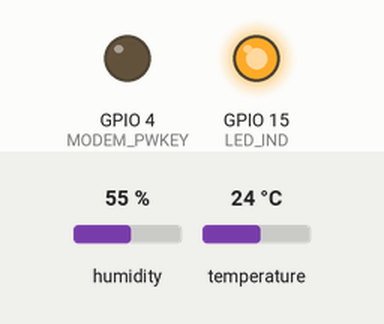
Recording of a sketch running on a simulated ESP32. On the bench: output pins drawn as LEDs (lit = HIGH). The test bench sets the inputs (shaded band); at power-on: humidity 55 %, temperature 24 °C. Uploads are accepted with an empty reply; pins used as bus, display or sensor lines are not drawn; what the sketch prints to the serial monitor is not drawn. At 5.6 s the program puts the board to deep sleep or switches it off; the recording ends there.

Above: at 3.6 s.
Timing chart, 0 to 5.6 s (numbered marks = the images above):
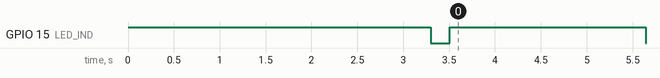

The sketch:

fiwareGSM_sensor3.ino
```cpp
//Prototipo medición calidad del aire CIF - CINTEL
//Sistema para medir sensor PPM PMS5003, MQ7, MQ135 y DHT11, trasmitiendo datos a context broker Orion por GSM
//Carlos Sativa - 160421
//V1.0 - 160421
//V1.1 - Limpieza de variables - 170421
//V1.2 - Eliminación de puerto Serial serialMon, se agrega LED - 180421

// Configuración APN data - Información para conexión a APN - SIM card
const char apn[]      = "web.vmc.net.co"; // APN (example: internet.vodafone.pt) use https://wiki.apnchanger.org
const char gprsUser[] = ""; // GPRS User
const char gprsPass[] = ""; // GPRS Password
const char simPIN[]   = ""; // SIM card PIN (leave empty, if not defined)

// LILYGO T-Call pins
#define MODEM_RST            5
#define MODEM_PWKEY          4
#define MODEM_POWER_ON       23
#define MODEM_TX             27
#define MODEM_RX             26
#define I2C_SDA              21
#define I2C_SCL              22
#define I2C_SDA_2            18
#define I2C_SCL_2            19

//Constantes sensor MQ
const int ad_mq7= 34;
const int ad_mq135 = 35;
const float v_ref = 3.3;
const int Ro = 5585;
const int Ro_co = 7500;
const float factor = 100.03;
const float exponente = -3.104;
const float factor_co = 108.2;
const float exponente_co = -1.4;
float co_ppm = 0;
float co2_ppm = 0;

//LED INDICADOR DE COMUNICACIÓN
int LED_IND = 15;

// Set serial for debug console (to Serial Monitor, default speed 115200)
#define SerialAT Serial1

// Configure TinyGSM library
#define TINY_GSM_MODEM_SIM800      // Modem is SIM800
#define TINY_GSM_RX_BUFFER   1024  // Set RX buffer to 1Kb

//################# LIBRARIES ################
#include <TinyGsmClient.h>
#include <SPI.h>
#include <SoftwareSerial.h>
#include "DHT.h"

#define DHTPIN 13 //Se cambia el PIN 4 que estaba siendo usado por el modem, por el PIN 13 310321
#define DHTTYPE DHT11

SoftwareSerial pmsSerial(18, 19); //Comunicación serial a sensor PPM
DHT dht(DHTPIN, DHTTYPE);

#ifdef DUMP_AT_COMMANDS
  #include <StreamDebugger.h>
  StreamDebugger debugger(SerialAT, Serial); //Envía por terminal serial los mismos comandos AT enviados por el módulo SIM800
  TinyGsm modem(debugger);
#else
  TinyGsm modem(SerialAT);
#endif

TinyGsmClient client(modem);

#define uS_TO_S_FACTOR 1000000UL   /* Conversion factor for micro seconds to seconds */
#define TIME_TO_SLEEP  300        /* Time ESP32 will go to sleep (in seconds) 3600 seconds = 1 hour */

//################ FIWARE VARIABLES ################
String FIWARE_DEVICE = "sensorCIFTest3"; //Se ajusta a sensor CIF http://18.189.192.136:1026/v2/entities/sensorCIFTest3/attrs
char FIWARE_APIKEY[] = "";
char FIWARE_SERVER[] = "18.189.192.136";
int FIWARE_PORT = 1026;
String resource = "/v2/entities/" + FIWARE_DEVICE + "/attrs";

//################ SENSOR VARIABLES ################
const int numsensors = 2;
String measures[numsensors][2];

//########## ESTRUCTURA DATOS - SENSOR PPM ##########
struct pms5003data {
  uint16_t framelen;
  uint16_t pm10_standard, pm25_standard, pm100_standard;
  uint16_t pm10_env, pm25_env, pm100_env;
  uint16_t particles_03um, particles_05um, particles_10um, particles_25um, particles_50um, particles_100um;
  uint16_t unused;
  uint16_t checksum;
};
struct pms5003data data;

void setup() {
  pinMode(LED_IND, OUTPUT);
  digitalWrite(LED_IND, HIGH);
  Serial.begin(115200);  // Set serial monitor debugging window baud rate to 115200
  delay(200);
  dht.begin();
  delay(100);
  Serial.println(""); //Cambio de línea
  Serial.println("Sensor DHT inicializado...");
  // Set modem reset, enable, power pins
  pmsSerial.begin(9600);
  Serial.println("Inicializando sensor PPM...");
  pinMode(MODEM_PWKEY, OUTPUT);
  pinMode(MODEM_RST, OUTPUT);
  pinMode(MODEM_POWER_ON, OUTPUT);
  digitalWrite(MODEM_PWKEY, LOW);
  digitalWrite(MODEM_RST, HIGH);
  digitalWrite(MODEM_POWER_ON, HIGH);
  // Set GSM module baud rate and UART pins
  SerialAT.begin(115200, SERIAL_8N1, MODEM_RX, MODEM_TX);
  delay(3000);
  digitalWrite(LED_IND, LOW);
  // Restart SIM800 module, it takes quite some time
  // To skip it, call init() instead of restart()
  Serial.println("V1.2 - Inicializando modem GPRS...");
  modem.restart();
  // use modem.init() if you don't need the complete restart
  // Unlock your SIM card with a PIN if needed
  if (strlen(simPIN) && modem.getSimStatus() != 3 ) {
    modem.simUnlock(simPIN);
  }
  // Configure the wake up source as timer wake up
  esp_sleep_enable_timer_wakeup(TIME_TO_SLEEP * uS_TO_S_FACTOR);
}


  void loop()
  {
    digitalWrite(LED_IND, HIGH);
    Serial.print("Conectandose a APN: ");
    Serial.print(apn);
    if (!modem.gprsConnect(apn, gprsUser, gprsPass)) {
      Serial.println(" Fallo!");
    }
    else {
      Serial.println(" OK conexion datos");
      digitalWrite(LED_IND, LOW);
      Serial.print("Conectandose a ");
      Serial.print(FIWARE_SERVER);
      if (!client.connect(FIWARE_SERVER, FIWARE_PORT)) {
        Serial.println(" Fallo");
      }
      else {
        Serial.println(" OK");
        digitalWrite(LED_IND, HIGH);
        readSensors();
        // Making an HTTP POST request - EJEMPLO TINYGSM
        Serial.println("Ejecutando HTTP POST request...");
        //String httpRequestData = "{'temperature':{'type':'Number','value':'16.8'},'relativeHumidity':{'type':'Number','value':'59.25'}}";
        /*String httpRequestData = "{\"temperature\":{\"type\":\"Number\",\"value\":\"" + measures[0][1] +
                                  "\"},\"relativeHumidity\":{\"type\":\"Number\",\"value\":\"" + measures[1][1] +
                                  "\"},\"CO2\":{\"type\":\"Number\",\"value\":\"" + co2_ppm +
                                  "\"},\"CO\":{\"type\":\"Number\",\"value\":\"" + co_ppm +
                                  "\"}, \"PM1\":{\"type\":\"Number\",\"value\":\"" + data.particles_10um +
                                  "\"}, \"PM2.5\":{\"type\":\"Number\",\"value\":\"" + data.particles_25um +
                                  "\"}, \"PM10\":{\"type\":\"Number\",\"value\":\"" + data.particles_100um +
                                  "\"}}";*/ //Original con todas las variables de material particulado
        String httpRequestData = "{\"temperature\":{\"type\":\"Number\",\"value\":\"" + measures[0][1] +
                                  "\"},\"relativeHumidity\":{\"type\":\"Number\",\"value\":\"" + measures[1][1] +
                                  "\"},\"CO2\":{\"type\":\"Number\",\"value\":\"" + co2_ppm +
                                  "\"},\"CO\":{\"type\":\"Number\",\"value\":\"" + co_ppm +
                                  "\"}, \"PM10\":{\"type\":\"Number\",\"value\":\"" + data.particles_100um +
                                  "\"}}";
        client.print(String("POST ") + resource + " HTTP/1.1\r\n");
        client.print(String("Host: ") + String(FIWARE_SERVER) + String(":") + String(FIWARE_PORT) + "\r\n");
        client.println("Connection: close");
        client.println("Content-Type: application/json");
        client.print("Content-Length: ");
        client.println(httpRequestData.length());
        client.println();
        client.println(httpRequestData);
        Serial.println(httpRequestData);
        unsigned long timeout = millis();
        while (client.connected() && millis() - timeout < 10000L) {
          while (client.available()) { // Print available data (HTTP response from server)
            char c = client.read();
            Serial.print(c);
            timeout = millis();
          }
        }
        Serial.println();
        client.stop(); // Close client and disconnect
        Serial.println(F("Servidor desconectado"));
        modem.gprsDisconnect();
        Serial.println(F("GPRS desconectado"));
            }
      }
      digitalWrite(LED_IND, LOW);
      Serial.print("Durmiendo... ");
      esp_deep_sleep_start();
  }

  void readSensors()
  {
    if (readPMSdata(&pmsSerial)) {
      // reading data was successful!
      Serial.println();
      Serial.println("Lectura de sensor PMS exitosa");
    }else{
      Serial.println();
      Serial.println("Falló lectura de sensor PMS");
    }
    delay(2000); //Es un sensor lento, por lo que hay que darle tiempo.
    float h = dht.readHumidity();
    float t = dht.readTemperature();

    //CALCULO SENSORES MQ
    int adc_MQ7 = analogRead(ad_mq7); //Leemos la salida analógica del MQ
    float voltaje_mq7 = adc_MQ7 * (v_ref / 4095.0); //Convertimos la lectura en un valor de voltaje
    int adc_MQ135 = analogRead(ad_mq135); //Leemos la salida analógica del MQ
    float voltaje_mq135 = adc_MQ135 * (v_ref  / 4095.0); //Convertimos la lectura en un valor de voltaje

    float Rs=1000/3*((5-voltaje_mq135)/voltaje_mq135);  //Calculamos Rs con un RL de 1k
    co2_ppm =factor*pow(Rs/Ro, exponente);

    float Rs_CO = 1000/3*((5-voltaje_mq7)/voltaje_mq7);  //Calculamos Rs con un RL de 1k
    co_ppm = factor_co*pow(Rs_CO/Ro_co, exponente_co); // calculamos la concentración  de alcohol con la ecuación obtenida.

    if (isnan(h) || isnan(t)) {
      Serial.println(F("Fallo en la lectura del sensor DHT!"));
      //h = 61;
      //t = 28;
      return;
    }
    //Connect Sensor on Analogic PIN A0
    int sensor1 = analogRead(0);
    measures[0][0] = "temperature";
    measures[0][1] = String(t);
    //Connect Sensor on Analogic PIN A1
    int sensor2 = analogRead(1);
    measures[1][0] = "relativeHumidity";
    measures[1][1] = String(h);
  }

  boolean readPMSdata(Stream *s) {
    if (! s->available()) {
      return false;
    }
    // Read a byte at a time until we get to the special '0x42' start-byte
    if (s->peek() != 0x42) {
      s->read();
      return false;
    }
    // Now read all 32 bytes
    if (s->available() < 32) {
      return false;
    }
    uint8_t buffer[32];
    uint16_t sum = 0;
    s->readBytes(buffer, 32);
    // get checksum ready
    for (uint8_t i=0; i<30; i++) {
      sum += buffer[i];
    }
    // The data comes in endian'd, this solves it so it works on all platforms
    uint16_t buffer_u16[15];
    for (uint8_t i=0; i<15; i++) {
      buffer_u16[i] = buffer[2 + i*2 + 1];
      buffer_u16[i] += (buffer[2 + i*2] << 8);
    }
    memcpy((void *)&data, (void *)buffer_u16, 30);
    if (sum != data.checksum) {
      Serial.println("Checksum failure");
      return false;
    }
    return true; // success!
}
```

Measured:
- by itself, GPIO 15 (LED_IND): HIGH → LOW at 3.3 s, → HIGH 0.20 s later, → LOW 2.1 s later
